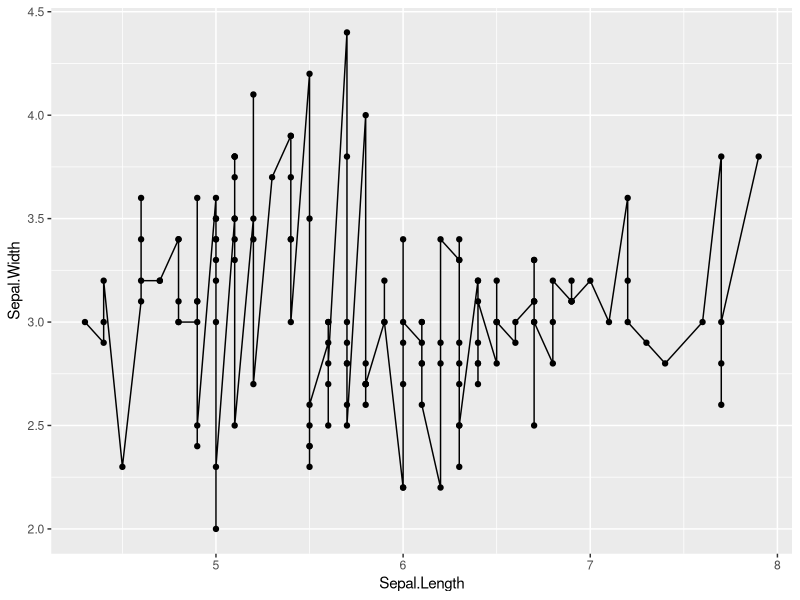
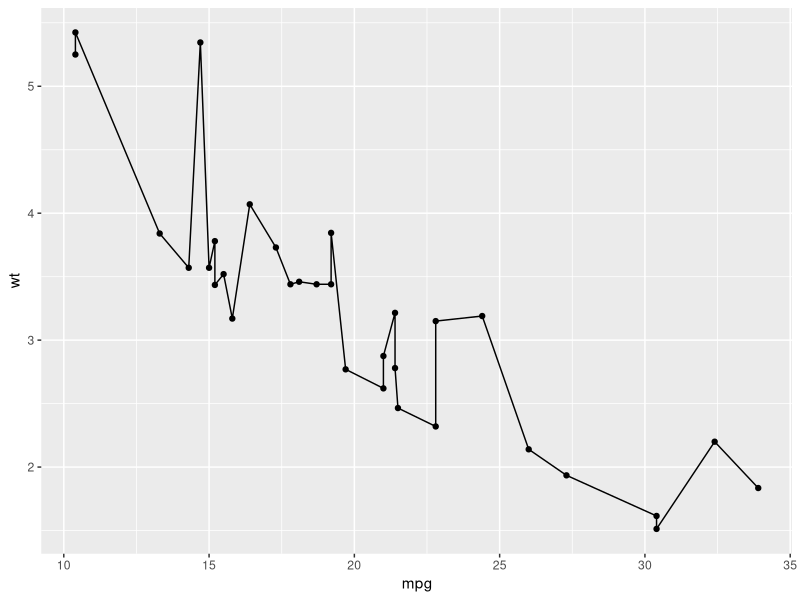

Generate these figures, in order, with R:
## ---- chunk 1
library(ggplot2)
ggplot(iris, aes(Sepal.Length, Sepal.Width))+
  geom_point()+
  geom_line()
## ---- chunk 2
library(ggplot2)
ggplot(mtcars, aes(y = wt, x = mpg))+
  geom_point() +
  geom_line()## This is a new st+
